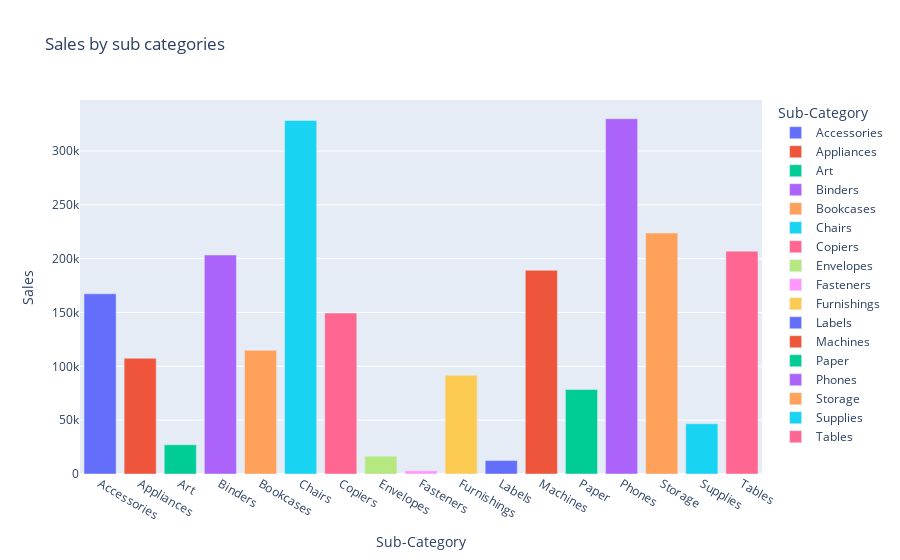

This figure's notebook cell:
### Code cell
fig =px.bar(Sales_by_sub_categories,x = 'Sub-Category',y='Sales',color='Sub-Category', title =' Sales by sub categories')
fig.show()

### Figure 1 — Plotly figure (JSON) as saved in the notebook; plotly's stock layout.template omitted (floating-point values rounded to 4 significant figures)
{"data": [{"alignmentgroup": "True", "hovertemplate": "Sub-Category=%{x}<br>Sales=%{y}<extra></extra>", "legendgroup": "Accessories", "marker": {"color": "#636efa", "pattern": {"shape": ""}}, "name": "Accessories", "offsetgroup": "Accessories", "orientation": "v", "showlegend": true, "textposition": "auto", "type": "bar", "x": ["Accessories"], "xaxis": "x", "y": [167400.0], "yaxis": "y"}, {"alignmentgroup": "True", "hovertemplate": "Sub-Category=%{x}<br>Sales=%{y}<extra></extra>", "legendgroup": "Appliances", "marker": {"color": "#EF553B", "pattern": {"shape": ""}}, "name": "Appliances", "offsetgroup": "Appliances", "orientation": "v", "showlegend": true, "textposition": "auto", "type": "bar", "x": ["Appliances"], "xaxis": "x", "y": [107500.0], "yaxis": "y"}, {"alignmentgroup": "True", "hovertemplate": "Sub-Category=%{x}<br>Sales=%{y}<extra></extra>", "legendgroup": "Art", "marker": {"color": "#00cc96", "pattern": {"shape": ""}}, "name": "Art", "offsetgroup": "Art", "orientation": "v", "showlegend": true, "textposition": "auto", "type": "bar", "x": ["Art"], "xaxis": "x", "y": [27120.0], "yaxis": "y"}, {"alignmentgroup": "True", "hovertemplate": "Sub-Category=%{x}<br>Sales=%{y}<extra></extra>", "legendgroup": "Binders", "marker": {"color": "#ab63fa", "pattern": {"shape": ""}}, "name": "Binders", "offsetgroup": "Binders", "orientation": "v", "showlegend": true, "textposition": "auto", "type": "bar", "x": ["Binders"], "xaxis": "x", "y": [203400.0], "yaxis": "y"}, {"alignmentgroup": "True", "hovertemplate": "Sub-Category=%{x}<br>Sales=%{y}<extra></extra>", "legendgroup": "Bookcases", "marker": {"color": "#FFA15A", "pattern": {"shape": ""}}, "name": "Bookcases", "offsetgroup": "Bookcases", "orientation": "v", "showlegend": true, "textposition": "auto", "type": "bar", "x": ["Bookcases"], "xaxis": "x", "y": [114900.0], "yaxis": "y"}, {"alignmentgroup": "True", "hovertemplate": "Sub-Category=%{x}<br>Sales=%{y}<extra></extra>", "legendgroup": "Chairs", "marker": {"color": "#19d3f3", "pattern": {"shape": ""}}, "name": "Chairs", "offsetgroup": "Chairs", "orientation": "v", "showlegend": true, "textposition": "auto", "type": "bar", "x": ["Chairs"], "xaxis": "x", "y": [328400.0], "yaxis": "y"}, {"alignmentgroup": "True", "hovertemplate": "Sub-Category=%{x}<br>Sales=%{y}<extra></extra>", "legendgroup": "Copiers", "marker": {"color": "#FF6692", "pattern": {"shape": ""}}, "name": "Copiers", "offsetgroup": "Copiers", "orientation": "v", "showlegend": true, "textposition": "auto", "type": "bar", "x": ["Copiers"], "xaxis": "x", "y": [149500.0], "yaxis": "y"}, {"alignmentgroup": "True", "hovertemplate": "Sub-Category=%{x}<br>Sales=%{y}<extra></extra>", "legendgroup": "Envelopes", "marker": {"color": "#B6E880", "pattern": {"shape": ""}}, "name": "Envelopes", "offsetgroup": "Envelopes", "orientation": "v", "showlegend": true, "textposition": "auto", "type": "bar", "x": ["Envelopes"], "xaxis": "x", "y": [16480.0], "yaxis": "y"}, {"alignmentgroup": "True", "hovertemplate": "Sub-Category=%{x}<br>Sales=%{y}<extra></extra>", "legendgroup": "Fasteners", "marker": {"color": "#FF97FF", "pattern": {"shape": ""}}, "name": "Fasteners", "offsetgroup": "Fasteners", "orientation": "v", "showlegend": true, "textposition": "auto", "type": "bar", "x": ["Fasteners"], "xaxis": "x", "y": [3024.0], "yaxis": "y"}, {"alignmentgroup": "True", "hovertemplate": "Sub-Category=%{x}<br>Sales=%{y}<extra></extra>", "legendgroup": "Furnishings", "marker": {"color": "#FECB52", "pattern": {"shape": ""}}, "name": "Furnishings", "offsetgroup": "Furnishings", "orientation": "v", "showlegend": true, "textposition": "auto", "type": "bar", "x": ["Furnishings"], "xaxis": "x", "y": [91710.0], "yaxis": "y"}, {"alignmentgroup": "True", "hovertemplate": "Sub-Category=%{x}<br>Sales=%{y}<extra></extra>", "legendgroup": "Labels", "marker": {"color": "#636efa", "pattern": {"shape": ""}}, "name": "Labels", "offsetgroup": "Labels", "orientation": "v", "showlegend": true, "textposition": "auto", "type": "bar", "x": ["Labels"], "xaxis": "x", "y": [12490.0], "yaxis": "y"}, {"alignmentgroup": "True", "hovertemplate": "Sub-Category=%{x}<br>Sales=%{y}<extra></extra>", "legendgroup": "Machines", "marker": {"color": "#EF553B", "pattern": {"shape": ""}}, "name": "Machines", "offsetgroup": "Machines", "orientation": "v", "showlegend": true, "textposition": "auto", "type": "bar", "x": ["Machines"], "xaxis": "x", "y": [189200.0], "yaxis": "y"}, {"alignmentgroup": "True", "hovertemplate": "Sub-Category=%{x}<br>Sales=%{y}<extra></extra>", "legendgroup": "Paper", "marker": {"color": "#00cc96", "pattern": {"shape": ""}}, "name": "Paper", "offsetgroup": "Paper", "orientation": "v", "showlegend": true, "textposition": "auto", "type": "bar", "x": ["Paper"], "xaxis": "x", "y": [78480.0], "yaxis": "y"}, {"alignmentgroup": "True", "hovertemplate": "Sub-Category=%{x}<br>Sales=%{y}<extra></extra>", "legendgroup": "Phones", "marker": {"color": "#ab63fa", "pattern": {"shape": ""}}, "name": "Phones", "offsetgroup": "Phones", "orientation": "v", "showlegend": true, "textposition": "auto", "type": "bar", "x": ["Phones"], "xaxis": "x", "y": [330000.0], "yaxis": "y"}, {"alignmentgroup": "True", "hovertemplate": "Sub-Category=%{x}<br>Sales=%{y}<extra></extra>", "legendgroup": "Storage", "marker": {"color": "#FFA15A", "pattern": {"shape": ""}}, "name": "Storage", "offsetgroup": "Storage", "orientation": "v", "showlegend": true, "textposition": "auto", "type": "bar", "x": ["Storage"], "xaxis": "x", "y": [223800.0], "yaxis": "y"}, {"alignmentgroup": "True", "hovertemplate": "Sub-Category=%{x}<br>Sales=%{y}<extra></extra>", "legendgroup": "Supplies", "marker": {"color": "#19d3f3", "pattern": {"shape": ""}}, "name": "Supplies", "offsetgroup": "Supplies", "orientation": "v", "showlegend": true, "textposition": "auto", "type": "bar", "x": ["Supplies"], "xaxis": "x", "y": [46670.0], "yaxis": "y"}, {"alignmentgroup": "True", "hovertemplate": "Sub-Category=%{x}<br>Sales=%{y}<extra></extra>", "legendgroup": "Tables", "marker": {"color": "#FF6692", "pattern": {"shape": ""}}, "name": "Tables", "offsetgroup": "Tables", "orientation": "v", "showlegend": true, "textposition": "auto", "type": "bar", "x": ["Tables"], "xaxis": "x", "y": [207000.0], "yaxis": "y"}], "layout": {"barmode": "relative", "legend": {"title": {"text": "Sub-Category"}, "tracegroupgap": 0}, "title": {"text": " Sales by sub categories"}, "xaxis": {"anchor": "y", "categoryarray": ["Accessories", "Appliances", "Art", "Binders", "Bookcases", "Chairs", "Copiers", "Envelopes", "Fasteners", "Furnishings", "Labels", "Machines", "Paper", "Phones", "Storage", "Supplies", "Tables"], "categoryorder": "array", "domain": [0, 1], "title": {"text": "Sub-Category"}}, "yaxis": {"anchor": "x", "domain": [0, 1], "title": {"text": "Sales"}}}}
